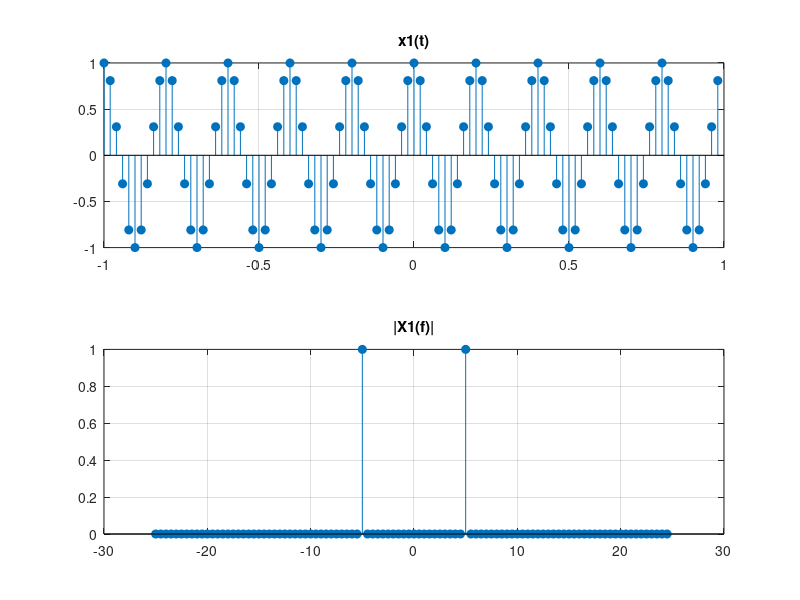
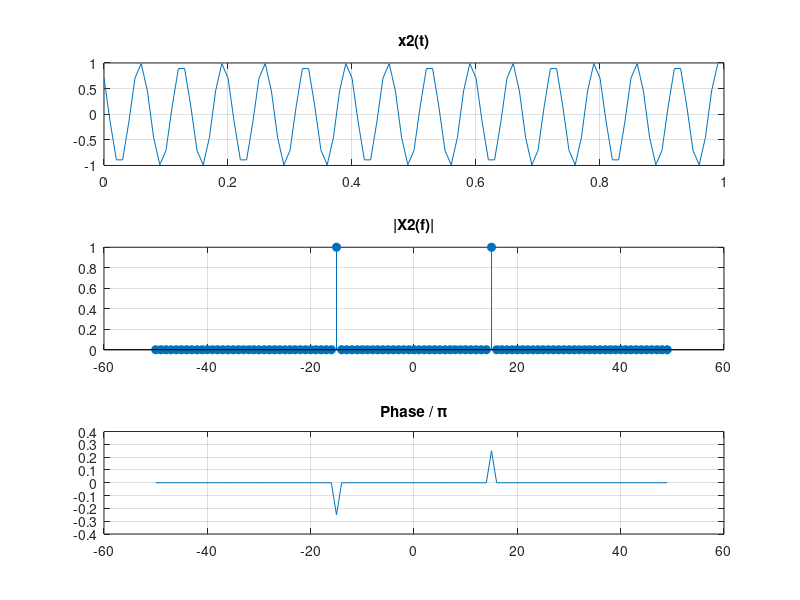

Reproduce these figures in MATLAB, in order. (Note: this script raises an error after producing the figures.)
clc; clear; close all;

rng(42); 

disp('--- Part 1 ---');

fs1 = 50;
t1 = -1 : 1/fs1 : 1 - 1/fs1;
x1 = cos(10 * pi * t1);
y1 = fftshift(fft(x1));
y1 = y1 / max(abs(y1));
f1 = (-fs1/2) : (fs1/length(t1)) : (fs1/2 - fs1/length(t1));

figure('Name', 'Exercise 1');
subplot(2,1,1); stem(t1, x1, 'filled'); title('x1(t)'); grid on;
subplot(2,1,2); stem(f1, abs(y1), 'filled'); title('|X1(f)|'); grid on;

fs2 = 100;
t2 = 0 : 1/fs2 : 1 - 1/fs2;
x2 = cos(30 * pi * t2 + pi/4);
y2 = fftshift(fft(x2));
y2_norm = y2 / max(abs(y2));
f2 = (-fs2/2) : (fs2/length(t2)) : (fs2/2 - fs2/length(t2));

tol = 1e-6; y2_clean = y2; y2_clean(abs(y2) < tol) = 0;
theta = angle(y2_clean);

figure('Name', 'Exercise 1-2');
subplot(3,1,1); plot(t2, x2); title('x2(t)'); grid on;
subplot(3,1,2); stem(f2, abs(y2_norm), 'filled'); title('|X2(f)|'); grid on;
subplot(3,1,3); plot(f2, theta/pi); title('Phase / \pi'); grid on;

disp(' ');
disp('--- Part 2 ---');

chars = ['abcdefghijklmnopqrstuvwxyz .,!;"'];
MapSet = cell(2, 32);
for i = 1:32
    MapSet{1, i} = chars(i);
    MapSet{2, i} = dec2bin(i-1, 5);
end

message = 'signal';
fs_comm = 100;

freqs_1 = [12, 37]; 
freqs_5 = 5:36; 

bit_rate_1 = 1;
[coded_1, t_1] = coding_freq_custom(message, bit_rate_1, MapSet, fs_comm, freqs_1);

bit_rate_5 = 5;
[coded_5, t_5] = coding_freq_custom(message, bit_rate_5, MapSet, fs_comm, freqs_5);

figure('Name', 'Coded Signals');
subplot(2,1,1); plot(t_1, coded_1); title('1 bps Signal'); xlim([0, 10]);
subplot(2,1,2); plot(t_5, coded_5); title('5 bps Signal');

dec_1 = decoding_bits_custom(coded_1, bit_rate_1, fs_comm, freqs_1);
dec_5 = decoding_bits_custom(coded_5, bit_rate_5, fs_comm, freqs_5);

disp('--- Robustness Test ---');
disp('Running simulation...');

variances = 0.5 : 0.5 : 8.0;

fprintf('%-10s | %-15s | %-15s\n', 'Variance', 'BER (1bps)', 'BER (5bps)');
fprintf('--------------------------------------------------\n');

for v = variances
    err_1 = 0;
    err_5 = 0;
    tot_1 = 0;
    tot_5 = 0;
    
    runs = 200; 
    
    for r = 1:runs
        n1 = sqrt(v) * randn(size(coded_1));
        n5 = sqrt(v) * randn(size(coded_5));
        
        out_1 = decoding_bits_custom(coded_1 + n1, bit_rate_1, fs_comm, freqs_1);
        out_5 = decoding_bits_custom(coded_5 + n5, bit_rate_5, fs_comm, freqs_5);
        
        ref = msg2bits(message, MapSet);
        
        err_1 = err_1 + sum(out_1 ~= ref);
        err_5 = err_5 + sum(out_5 ~= ref);
        
        tot_1 = tot_1 + length(ref);
        tot_5 = tot_5 + length(ref);
    end
    
    ber_1 = err_1 / tot_1;
    ber_5 = err_5 / tot_5;
    
    fprintf('%-10.1f | %-15.4f | %-15.4f\n', v, ber_1, ber_5);
end

function bits = msg2bits(msg, MapSet)
    bits = '';
    for k = 1:length(msg)
        idx = find(strcmp(MapSet(1, :), msg(k)));
        bits = [bits, MapSet{2, idx}];
    end
end

function [coded_signal, time_vector] = coding_freq_custom(message, bit_rate, MapSet, fs, freq_map)
    full_bits = msg2bits(message, MapSet);
    
    while mod(length(full_bits), bit_rate) ~= 0
        full_bits = [full_bits '0'];
    end
    
    num_syms = length(full_bits) / bit_rate;
    t_local = 0 : 1/fs : 1 - 1/fs;
    coded_signal = [];
    
    for i = 1:num_syms
        bits = full_bits((i-1)*bit_rate+1 : i*bit_rate);
        val = bin2dec(bits);
        f_target = freq_map(val + 1);
        coded_signal = [coded_signal, sin(2*pi*f_target*t_local)];
    end
    time_vector = (0:length(coded_signal)-1)/fs;
end

function bits_stream = decoding_bits_custom(received_signal, bit_rate, fs, freq_map)
    N_samp = fs; 
    num_syms = floor(length(received_signal) / N_samp);
    
    bits_stream = '';
    f_axis = (-fs/2) : (fs/N_samp) : (fs/2 - fs/N_samp);
    
    cand_indices = zeros(size(freq_map));
    for k = 1:length(freq_map)
        [~, min_i] = min(abs(f_axis - freq_map(k)));
        cand_indices(k) = min_i;
    end
    cand_indices_neg = zeros(size(freq_map));
    for k = 1:length(freq_map)
        [~, min_i] = min(abs(f_axis - (-freq_map(k))));
        cand_indices_neg(k) = min_i;
    end
    
    for i = 1:num_syms
        chunk = received_signal((i-1)*N_samp+1 : i*N_samp);
        Y = fftshift(fft(chunk));
        
        mags = abs(Y(cand_indices)) + abs(Y(cand_indices_neg));
        
        [~, best_idx] = max(mags);
        val = best_idx - 1;
        
        bits_stream = [bits_stream, dec2bin(val, bit_rate)];
    end
end
